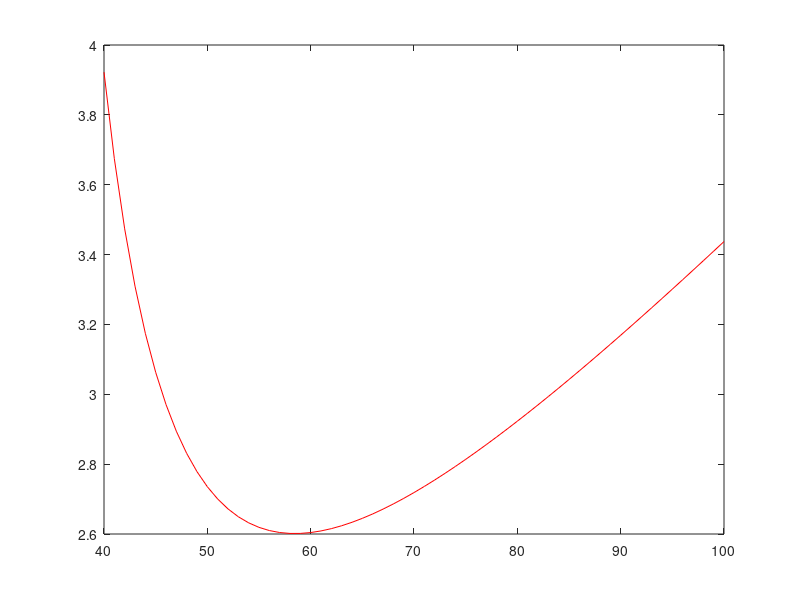

Reproduce this figure in MATLAB. (Note: this script raises an error after producing the figure.)
%
%   Calculation the time overheads that spend within the whole transmit
%   process in a Linear Wireless Sensor Network (LSN)
%

% operation zone data
Z = 64e3;                         %   the full operation distance, m
k = 40 : 1 : 100;                 %   sensor node quantity

% comunication parameters
f_b = 433e6;                      %   carier frequency, Hz
V_em = 3e8;                       %   speed of light in vacuum, m/s
P_tr = 100e-3;                    %   transmitter power, W
SNR = -121;                       %   declared sensitivity, dBm
Strn = 5;                       %   noise srength coefficient
R_uart = 38.4e3;                  %   RS-485 interface bit rate (symbol speed), kbit/s
R_rfm   = 38.4e3;                  %   radio-frequency module bit rate (symbol speed), kbit/s
G_rc = 1.0;                       %   the gain of the receiving antenna
G_tr = 1.0;                       %   the gain of the transmitting antenna
ef = 5;

% message values
V_pra  = 4 .* 8;                 %   preamble size
V_sync = 4 .* 8;                 %   synchronization word size
V_len  = 1 .* 8;                 %   data packet length
V_data = 25 .* 8;                %   data packet size
V_crc  = 4 .* 8;                 %   CRC size
V_ack  = 2 .* 8;                 %   acknowledgement size

V_tx = V_pra + V_sync + V_len + V_data + V_crc;
V_rx = 0.6 .* V_pra + V_sync + V_len + V_data + V_crc;

% MCU parameters
f_clk = 48e6;
T_clk = 1 ./ f_clk;

N_rx_sys = 15913;
N_tx_sys = 16737;

% recieve radio communication time expenses
T_intr = 0.33e-6;                %   interrupt time
T_mcu_rx = T_clk .* N_rx_sys;    %   MCU processing time
T_rf_rx = V_rx ./ R_rfm;
T_rx = T_intr + T_rf_rx + T_mcu_rx;

% transmit radio communication time expenses
T_mcu_tx = T_clk .* N_tx_sys;    %   MCU processing time
T_rf_tx = V_tx ./ R_rfm;
T_tx = T_rf_tx + T_mcu_tx;

% UART communication time expenses
T_uart_tx = V_tx ./ R_uart;
T_uart_rx = V_rx ./ R_uart;
T_uart = T_uart_rx + T_uart_tx;

% transmit radio communication time expenses
T_rf_tx = V_tx ./ R_rfm;

% the resultative time expenses
T_rep = T_rx + T_tx + T_uart;

l_ij = Z ./ (k + 1);
P_rc = (P_tr .* G_tr .* G_rc .* V_em.^2) ./ (4 .* pi .* l_ij .* f_b).^2;

P_rx_max = 10.^(SNR ./ 10);
%P_rx_max = P_tr .* 10.^(SNR ./ 10);
P_n = Strn .* P_rx_max;

h2 = P_rc ./ P_n;
%p_ber_ij = 0.5 .* exp(-h2);
p_ber_ij = ((ef + 1) ./ (h2 + 2 .* ef + 2)) .* exp(-((ef .*  h2) ./ (h2 + 2 .* ef + 2)));

T_rep = k .* T_rep .* (1 ./ ((1 - p_ber_ij).^(V_tx)));

p = plot(k, T_rep, 'r');
p(1).LineWidth = 2;
hold on;
grid on;

%syms T_ij k T_rep p_ber_ij V_tx V_rx;
%T_f = k .* T_rep .* (1 ./ (((1 - p_ber_ij).^V_tx) .* ((1 - p_ber_ij).^V_rx)));
%pretty(T_f);
